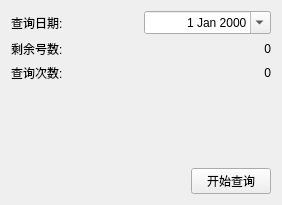
<?xml version="1.0" encoding="UTF-8"?>
<ui version="4.0">
 <class>Widget</class>
 <widget class="QWidget" name="Widget">
  <property name="geometry">
   <rect>
    <x>0</x>
    <y>0</y>
    <width>282</width>
    <height>205</height>
   </rect>
  </property>
  <property name="windowTitle">
   <string>摩托车查号工具</string>
  </property>
  <layout class="QVBoxLayout" name="verticalLayout">
   <item>
    <layout class="QHBoxLayout" name="horizontalLayout">
     <item>
      <widget class="QLabel" name="label">
       <property name="text">
        <string>查询日期:</string>
       </property>
      </widget>
     </item>
     <item>
      <widget class="QDateEdit" name="dateEdit">
       <property name="alignment">
        <set>Qt::AlignRight|Qt::AlignTrailing|Qt::AlignVCenter</set>
       </property>
       <property name="readOnly">
        <bool>false</bool>
       </property>
       <property name="currentSection">
        <enum>QDateTimeEdit::DaySection</enum>
       </property>
       <property name="calendarPopup">
        <bool>true</bool>
       </property>
      </widget>
     </item>
    </layout>
   </item>
   <item>
    <layout class="QHBoxLayout" name="horizontalLayout_2">
     <item>
      <widget class="QLabel" name="label_2">
       <property name="text">
        <string>剩余号数:</string>
       </property>
      </widget>
     </item>
     <item>
      <widget class="QLabel" name="remainingLabel">
       <property name="text">
        <string>0</string>
       </property>
       <property name="alignment">
        <set>Qt::AlignRight|Qt::AlignTrailing|Qt::AlignVCenter</set>
       </property>
      </widget>
     </item>
    </layout>
   </item>
   <item>
    <layout class="QHBoxLayout" name="horizontalLayout_4">
     <item>
      <widget class="QLabel" name="label_3">
       <property name="text">
        <string>查询次数:</string>
       </property>
      </widget>
     </item>
     <item>
      <widget class="QLabel" name="counterLabel">
       <property name="text">
        <string>0</string>
       </property>
       <property name="alignment">
        <set>Qt::AlignRight|Qt::AlignTrailing|Qt::AlignVCenter</set>
       </property>
      </widget>
     </item>
    </layout>
   </item>
   <item>
    <spacer name="verticalSpacer">
     <property name="orientation">
      <enum>Qt::Vertical</enum>
     </property>
     <property name="sizeHint" stdset="0">
      <size>
       <width>20</width>
       <height>85</height>
      </size>
     </property>
    </spacer>
   </item>
   <item>
    <layout class="QHBoxLayout" name="horizontalLayout_3">
     <item>
      <spacer name="horizontalSpacer">
       <property name="orientation">
        <enum>Qt::Horizontal</enum>
       </property>
       <property name="sizeHint" stdset="0">
        <size>
         <width>40</width>
         <height>20</height>
        </size>
       </property>
      </spacer>
     </item>
     <item>
      <widget class="QPushButton" name="pushButton">
       <property name="text">
        <string>开始查询</string>
       </property>
       <property name="checkable">
        <bool>false</bool>
       </property>
      </widget>
     </item>
    </layout>
   </item>
  </layout>
 </widget>
 <resources/>
 <connections/>
</ui>
